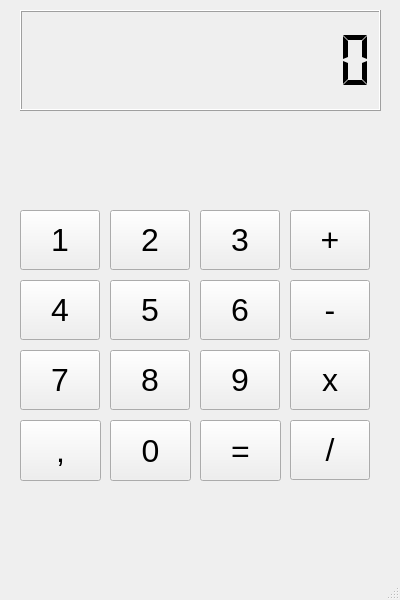
<?xml version="1.0" encoding="UTF-8"?>
<ui version="4.0">
 <class>Calculator</class>
 <widget class="QMainWindow" name="Calculator">
  <property name="geometry">
   <rect>
    <x>0</x>
    <y>0</y>
    <width>400</width>
    <height>600</height>
   </rect>
  </property>
  <property name="windowTitle">
   <string>Calculator</string>
  </property>
  <property name="tabShape">
   <enum>QTabWidget::Rounded</enum>
  </property>
  <widget class="QWidget" name="centralwidget">
   <widget class="QLCDNumber" name="lcdNumber">
    <property name="geometry">
     <rect>
      <x>20</x>
      <y>10</y>
      <width>361</width>
      <height>101</height>
     </rect>
    </property>
    <property name="font">
     <font>
      <pointsize>8</pointsize>
     </font>
    </property>
    <property name="smallDecimalPoint">
     <bool>true</bool>
    </property>
    <property name="digitCount">
     <number>10</number>
    </property>
    <property name="segmentStyle">
     <enum>QLCDNumber::Flat</enum>
    </property>
    <property name="intValue" stdset="0">
     <number>0</number>
    </property>
   </widget>
   <widget class="QPushButton" name="pushButton_1">
    <property name="geometry">
     <rect>
      <x>20</x>
      <y>210</y>
      <width>80</width>
      <height>60</height>
     </rect>
    </property>
    <property name="font">
     <font>
      <pointsize>24</pointsize>
     </font>
    </property>
    <property name="contextMenuPolicy">
     <enum>Qt::DefaultContextMenu</enum>
    </property>
    <property name="accessibleName">
     <string>1</string>
    </property>
    <property name="text">
     <string>1</string>
    </property>
    <property name="iconSize">
     <size>
      <width>20</width>
      <height>20</height>
     </size>
    </property>
   </widget>
   <widget class="QPushButton" name="pushButton_2">
    <property name="geometry">
     <rect>
      <x>110</x>
      <y>210</y>
      <width>80</width>
      <height>60</height>
     </rect>
    </property>
    <property name="font">
     <font>
      <pointsize>24</pointsize>
     </font>
    </property>
    <property name="contextMenuPolicy">
     <enum>Qt::DefaultContextMenu</enum>
    </property>
    <property name="accessibleName">
     <string>1</string>
    </property>
    <property name="text">
     <string>2</string>
    </property>
    <property name="iconSize">
     <size>
      <width>20</width>
      <height>20</height>
     </size>
    </property>
   </widget>
   <widget class="QPushButton" name="pushButton_3">
    <property name="geometry">
     <rect>
      <x>200</x>
      <y>210</y>
      <width>80</width>
      <height>60</height>
     </rect>
    </property>
    <property name="font">
     <font>
      <pointsize>24</pointsize>
     </font>
    </property>
    <property name="contextMenuPolicy">
     <enum>Qt::DefaultContextMenu</enum>
    </property>
    <property name="accessibleName">
     <string>1</string>
    </property>
    <property name="text">
     <string>3</string>
    </property>
    <property name="iconSize">
     <size>
      <width>20</width>
      <height>20</height>
     </size>
    </property>
   </widget>
   <widget class="QPushButton" name="pushButton_4">
    <property name="geometry">
     <rect>
      <x>20</x>
      <y>280</y>
      <width>80</width>
      <height>60</height>
     </rect>
    </property>
    <property name="font">
     <font>
      <pointsize>24</pointsize>
     </font>
    </property>
    <property name="contextMenuPolicy">
     <enum>Qt::DefaultContextMenu</enum>
    </property>
    <property name="accessibleName">
     <string>1</string>
    </property>
    <property name="text">
     <string>4</string>
    </property>
    <property name="iconSize">
     <size>
      <width>20</width>
      <height>20</height>
     </size>
    </property>
   </widget>
   <widget class="QPushButton" name="pushButton_5">
    <property name="geometry">
     <rect>
      <x>110</x>
      <y>280</y>
      <width>80</width>
      <height>60</height>
     </rect>
    </property>
    <property name="font">
     <font>
      <pointsize>24</pointsize>
     </font>
    </property>
    <property name="contextMenuPolicy">
     <enum>Qt::DefaultContextMenu</enum>
    </property>
    <property name="accessibleName">
     <string>1</string>
    </property>
    <property name="text">
     <string>5</string>
    </property>
    <property name="iconSize">
     <size>
      <width>20</width>
      <height>20</height>
     </size>
    </property>
   </widget>
   <widget class="QPushButton" name="pushButton_6">
    <property name="geometry">
     <rect>
      <x>200</x>
      <y>280</y>
      <width>80</width>
      <height>60</height>
     </rect>
    </property>
    <property name="font">
     <font>
      <pointsize>24</pointsize>
     </font>
    </property>
    <property name="contextMenuPolicy">
     <enum>Qt::DefaultContextMenu</enum>
    </property>
    <property name="accessibleName">
     <string>1</string>
    </property>
    <property name="text">
     <string>6</string>
    </property>
    <property name="iconSize">
     <size>
      <width>20</width>
      <height>20</height>
     </size>
    </property>
   </widget>
   <widget class="QPushButton" name="pushButton_7">
    <property name="geometry">
     <rect>
      <x>20</x>
      <y>350</y>
      <width>80</width>
      <height>60</height>
     </rect>
    </property>
    <property name="font">
     <font>
      <pointsize>24</pointsize>
     </font>
    </property>
    <property name="contextMenuPolicy">
     <enum>Qt::DefaultContextMenu</enum>
    </property>
    <property name="accessibleName">
     <string>1</string>
    </property>
    <property name="text">
     <string>7</string>
    </property>
    <property name="iconSize">
     <size>
      <width>20</width>
      <height>20</height>
     </size>
    </property>
   </widget>
   <widget class="QPushButton" name="pushButton_8">
    <property name="geometry">
     <rect>
      <x>110</x>
      <y>350</y>
      <width>80</width>
      <height>60</height>
     </rect>
    </property>
    <property name="font">
     <font>
      <pointsize>24</pointsize>
     </font>
    </property>
    <property name="contextMenuPolicy">
     <enum>Qt::DefaultContextMenu</enum>
    </property>
    <property name="accessibleName">
     <string>1</string>
    </property>
    <property name="text">
     <string>8</string>
    </property>
    <property name="iconSize">
     <size>
      <width>20</width>
      <height>20</height>
     </size>
    </property>
   </widget>
   <widget class="QPushButton" name="pushButton_9">
    <property name="geometry">
     <rect>
      <x>200</x>
      <y>350</y>
      <width>80</width>
      <height>60</height>
     </rect>
    </property>
    <property name="font">
     <font>
      <pointsize>24</pointsize>
     </font>
    </property>
    <property name="contextMenuPolicy">
     <enum>Qt::DefaultContextMenu</enum>
    </property>
    <property name="accessibleName">
     <string>1</string>
    </property>
    <property name="text">
     <string>9</string>
    </property>
    <property name="iconSize">
     <size>
      <width>20</width>
      <height>20</height>
     </size>
    </property>
   </widget>
   <widget class="QPushButton" name="pushButton_0">
    <property name="geometry">
     <rect>
      <x>110</x>
      <y>420</y>
      <width>81</width>
      <height>61</height>
     </rect>
    </property>
    <property name="font">
     <font>
      <pointsize>24</pointsize>
     </font>
    </property>
    <property name="text">
     <string>0</string>
    </property>
   </widget>
   <widget class="QPushButton" name="pushButton_eval">
    <property name="geometry">
     <rect>
      <x>200</x>
      <y>420</y>
      <width>81</width>
      <height>61</height>
     </rect>
    </property>
    <property name="font">
     <font>
      <pointsize>24</pointsize>
     </font>
    </property>
    <property name="text">
     <string>=</string>
    </property>
   </widget>
   <widget class="QPushButton" name="pushButton_plus">
    <property name="geometry">
     <rect>
      <x>290</x>
      <y>210</y>
      <width>80</width>
      <height>60</height>
     </rect>
    </property>
    <property name="font">
     <font>
      <pointsize>24</pointsize>
     </font>
    </property>
    <property name="contextMenuPolicy">
     <enum>Qt::DefaultContextMenu</enum>
    </property>
    <property name="accessibleName">
     <string>1</string>
    </property>
    <property name="text">
     <string>+</string>
    </property>
    <property name="iconSize">
     <size>
      <width>20</width>
      <height>20</height>
     </size>
    </property>
   </widget>
   <widget class="QPushButton" name="pushButton_multiply">
    <property name="geometry">
     <rect>
      <x>290</x>
      <y>350</y>
      <width>80</width>
      <height>60</height>
     </rect>
    </property>
    <property name="font">
     <font>
      <pointsize>24</pointsize>
     </font>
    </property>
    <property name="contextMenuPolicy">
     <enum>Qt::DefaultContextMenu</enum>
    </property>
    <property name="accessibleName">
     <string>1</string>
    </property>
    <property name="text">
     <string>x</string>
    </property>
    <property name="iconSize">
     <size>
      <width>20</width>
      <height>20</height>
     </size>
    </property>
   </widget>
   <widget class="QPushButton" name="pushButton_minus">
    <property name="geometry">
     <rect>
      <x>290</x>
      <y>280</y>
      <width>80</width>
      <height>60</height>
     </rect>
    </property>
    <property name="font">
     <font>
      <pointsize>24</pointsize>
     </font>
    </property>
    <property name="contextMenuPolicy">
     <enum>Qt::DefaultContextMenu</enum>
    </property>
    <property name="accessibleName">
     <string>1</string>
    </property>
    <property name="text">
     <string>-</string>
    </property>
    <property name="iconSize">
     <size>
      <width>20</width>
      <height>20</height>
     </size>
    </property>
   </widget>
   <widget class="QPushButton" name="pushButton_divide">
    <property name="geometry">
     <rect>
      <x>290</x>
      <y>420</y>
      <width>80</width>
      <height>60</height>
     </rect>
    </property>
    <property name="font">
     <font>
      <pointsize>24</pointsize>
     </font>
    </property>
    <property name="contextMenuPolicy">
     <enum>Qt::DefaultContextMenu</enum>
    </property>
    <property name="accessibleName">
     <string>1</string>
    </property>
    <property name="text">
     <string>/</string>
    </property>
    <property name="iconSize">
     <size>
      <width>20</width>
      <height>20</height>
     </size>
    </property>
   </widget>
   <widget class="QPushButton" name="pushButton_comma">
    <property name="geometry">
     <rect>
      <x>20</x>
      <y>420</y>
      <width>81</width>
      <height>61</height>
     </rect>
    </property>
    <property name="font">
     <font>
      <pointsize>24</pointsize>
     </font>
    </property>
    <property name="text">
     <string>,</string>
    </property>
   </widget>
  </widget>
  <widget class="QMenuBar" name="menubar">
   <property name="geometry">
    <rect>
     <x>0</x>
     <y>0</y>
     <width>400</width>
     <height>22</height>
    </rect>
   </property>
  </widget>
  <widget class="QStatusBar" name="statusbar"/>
 </widget>
 <resources/>
 <connections/>
</ui>
